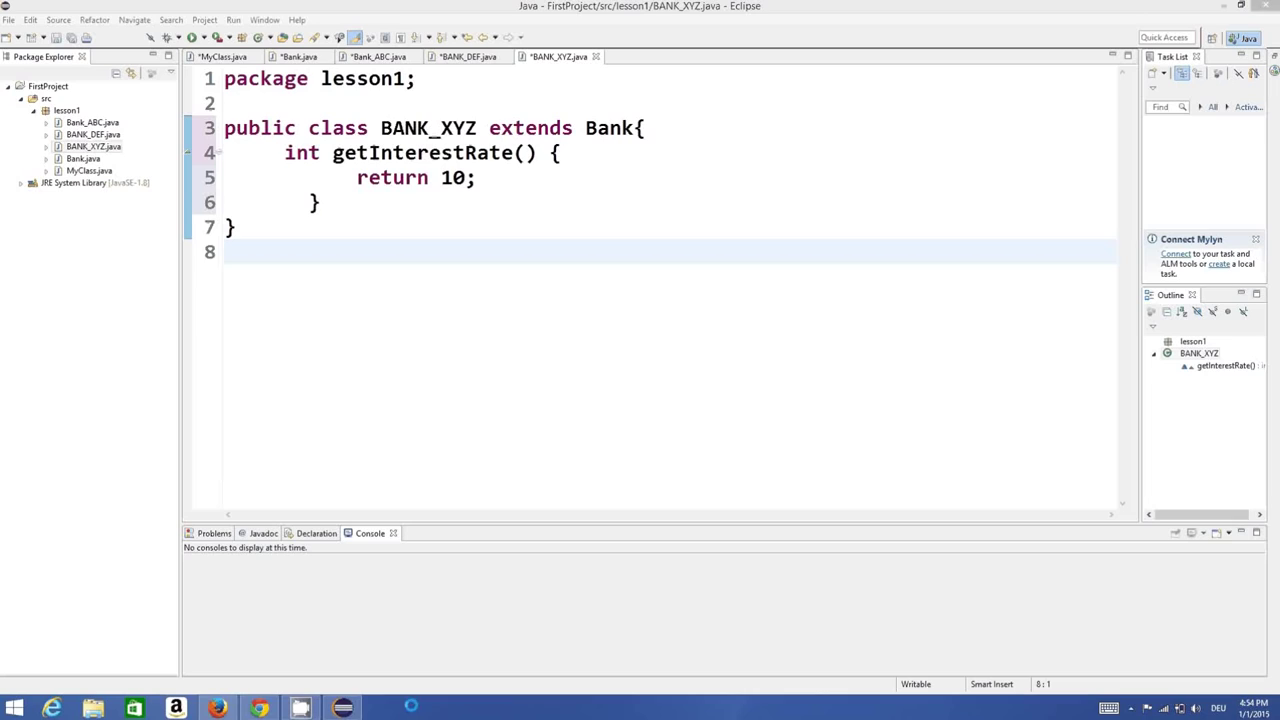
#> input picture Images/Java Tutorial For Beginners 26 - Polymorphism in Java_GnLtvmeGAWA/1.png, 1280 x 720 px
$ python -i remove_border.py   (imports and definitions only)
#> lines starting #> are read from the running program, lines starting #| are printed output that depends on the picture; after the words box and inside, x2 and y2 are one past the last pixel; in counts of white or black regions, pixels touching at a corner belong together
#> further down, picture is the input picture: shape (720, 1280, 3); mean B, G, R 242.1, 239.6, 238.6
from __future__ import division
import cv2
import numpy as np

def crop_border(src, edge_fraction=0.1, min_edge_pix_frac=0.7, max_gap_frac=0.025, max_grad = 1/40):
	'''Detect if picture is in a frame, by iterative flood filling from each edge,
	then using HoughLinesP to identify long horizontal or vertical lines in the resulting mask.
	We only choose lines that lie within a certain fraction (e.g. 10%) of the edge of the picture,
	Lines need to be composed of a certain (usually large, e.g. 70%) fraction of edge pixels, and
	can only have small gaps (e.g. 2.5% of the height or width of the image).
	Horizontal lines are defined as -max_grad < GRAD < max_grad, vertical lines as -max_grad < 1/GRAD < max_grad
	We only crop the frame if we have detected left, right, top AND bottom lines.'''
#> called with edge_fraction = 0.1, min_edge_pix_frac = 0.7, max_gap_frac = 0.025, max_grad = 0.025

	kern = cv2.getStructuringElement(cv2.MORPH_RECT,(2,2))
	sides = {'left':0, 'top':1, 'right':2, 'bottom':3}     # rectangles are described by corners [x1, y1, x2, y2]
	src_rect = np.array([0, 0, src.shape[1], src.shape[0]])
#> src_rect = [0, 0, 1280, 720]
	crop_rect= np.array([0, 0, -1, -1])  #coords for image crop: assume right & bottom always negative
	axis2coords = {'vertical': np.array([True, False, True, False]), 'horizontal': np.array([False, True, False, True])}
	axis_type = {'left': 'vertical',   'right':  'vertical',
				 'top':  'horizontal', 'bottom': 'horizontal'}
	flood_points = {'left': [0,0.5], 'right':[1,0.5],'top': [0.5, 0],'bottom': [0.5, 1]} #Starting points for the floodfill for each side
	#given a crop rectangle, provide slice coords for the full image, cut down to the right size depending on the fill edge
	width_lims =  {'left':   lambda crop, x_max: (crop[0], crop[0]+x_max),
				   'right':  lambda crop, x_max: (crop[2]-x_max, crop[2]),
				   'top':    lambda crop, x_max: (crop[0], crop[2]),
				   'bottom': lambda crop, x_max: (crop[0], crop[2])}
	height_lims = {'left':   lambda crop, y_max: (crop[1], crop[3]),
				   'right':  lambda crop, y_max: (crop[1], crop[3]),
				   'top':    lambda crop, y_max: (crop[1], crop[1]+y_max),
				   'bottom': lambda crop, y_max: (crop[3]-y_max,crop[3])}

	cropped = True
	while(cropped):
		cropped = False
		for crop in [{'top':0,'bottom':0},{'left':0,'right':0}]:
			for side in crop: #check both edges before cropping
				x_border_max = int(edge_fraction * (src_rect[2]-src_rect[0] + crop_rect[2]-crop_rect[0]))
				y_border_max = int(edge_fraction * (src_rect[3]-src_rect[1] + crop_rect[3]-crop_rect[1]))
				x_lim = width_lims[side](crop_rect,x_border_max)
				y_lim = height_lims[side](crop_rect,y_border_max)
				flood_region = src[slice(*y_lim), slice(*x_lim), ...]
				h, w = flood_region.shape[:2]
				region_rect = np.array([0,0,w,h])
				flood_point = np.rint((region_rect[2:4] - 1) * flood_points[side]).astype(np.uint32)
				target_axes = axis2coords[axis_type[side]]
				long_dim = np.diff(region_rect[~target_axes])
				minLineLen = int((1.0 - edge_fraction * 2) * long_dim)
				maxLineGap = int(max_gap_frac * long_dim)
				thresh = int(minLineLen * min_edge_pix_frac)

				for flood_param in range(20):
					mask = np.zeros((h+2,w+2,1), np.uint8)
					cv2.floodFill(flood_region, mask, tuple(flood_point),1,(flood_param, flood_param, flood_param),(flood_param, flood_param, flood_param), cv2.FLOODFILL_MASK_ONLY)
					edges = cv2.morphologyEx(mask[1:-1,1:-1,...], cv2.MORPH_GRADIENT, kern, borderType=cv2.BORDER_REFLECT) # find edges in binary image
					lines = cv2.HoughLinesP(edges, rho = 1, theta = np.pi/180, threshold = thresh, minLineLength = minLineLen, maxLineGap = maxLineGap)
					if lines is not None:
						for l in range(lines.shape[1]):
							p = lines[0,l,:] #coords are in the same order as rect: x1, y1, x2, y2
							target_coords = p[target_axes]
							other_coords = p[~target_axes]
							target_diff = np.diff(target_coords)
							other_diff = np.diff(other_coords)
							if (other_diff != 0) and target_diff/other_diff < max_grad:
								line_at = np.rint(np.mean(target_coords)).astype(np.int32)  - region_rect[sides[side]]
								if abs(line_at) > abs(crop[side]):
									crop[side] = line_at

			for side in crop:
				if crop[side] is not 0:
					crop_rect[sides[side]] += crop[side]
					cropped = True
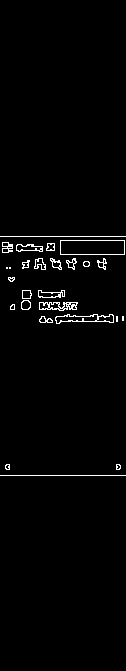
#> edges: shape (671, 126); values 0 (black) and 1 (white), 1.8% white in thin lines or dots, all inside (x1, y1, x2, y2) = (0, 236, 126, 476)
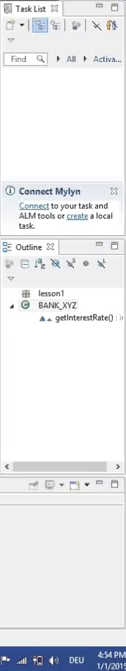
#> flood_region: shape (671, 126, 3); mean B, G, R 238, 235.5, 234.3
#> after the loop, crop = {'left': 0, 'right': 0}; crop_rect = [0, 48, -12, -1]
	return crop_rect[0], crop_rect[1], -crop_rect[2]-1, -crop_rect[3]-1

>>> import cv2
>>> picture = cv2.imread('../../../Images/Java Tutorial For Beginners 26 - Polymorphism in Java_GnLtvmeGAWA/1.png')
>>> result = crop_border(picture)
#> result = (0, 48, 11, 0)
